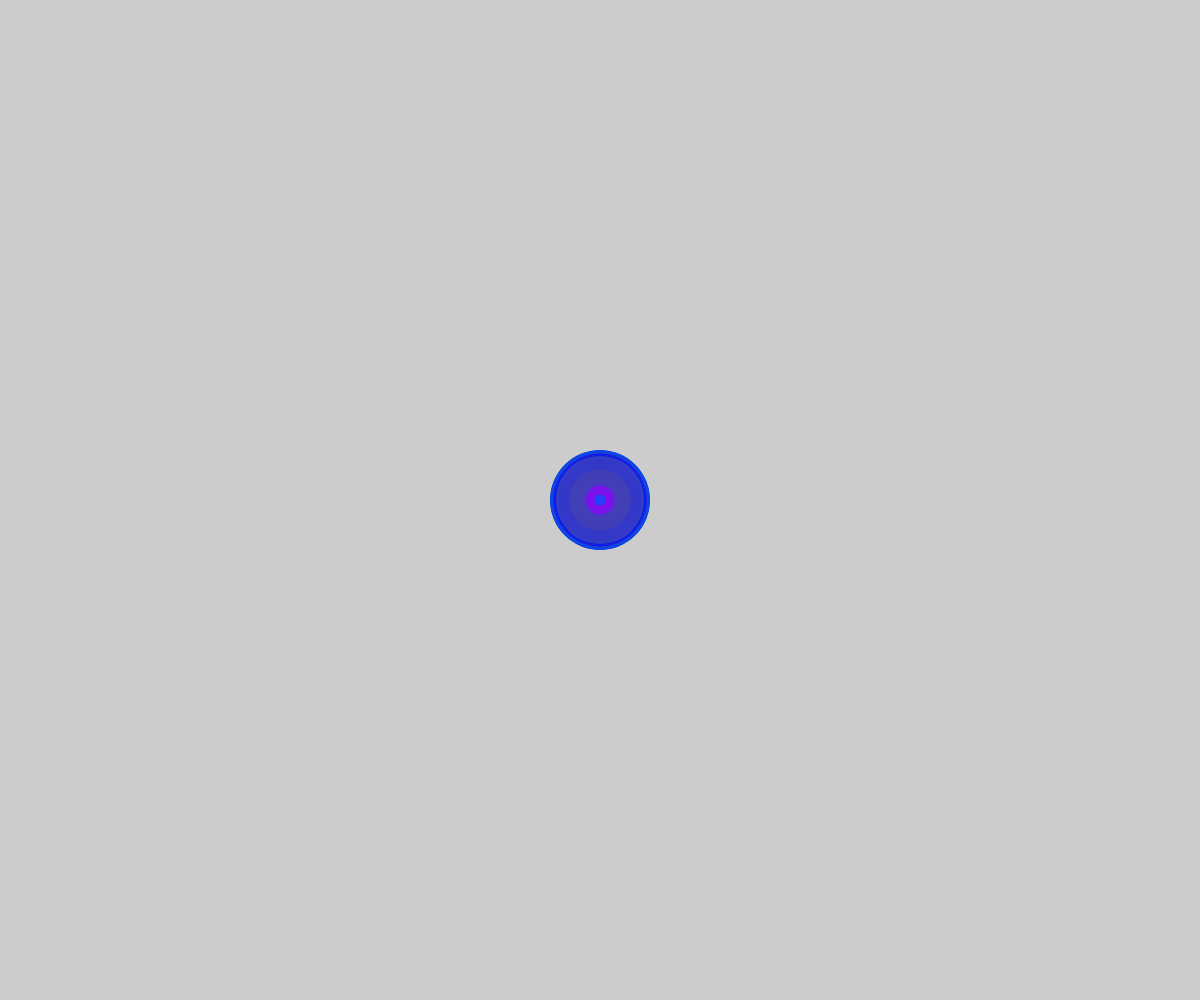
Frame 1 (no input)
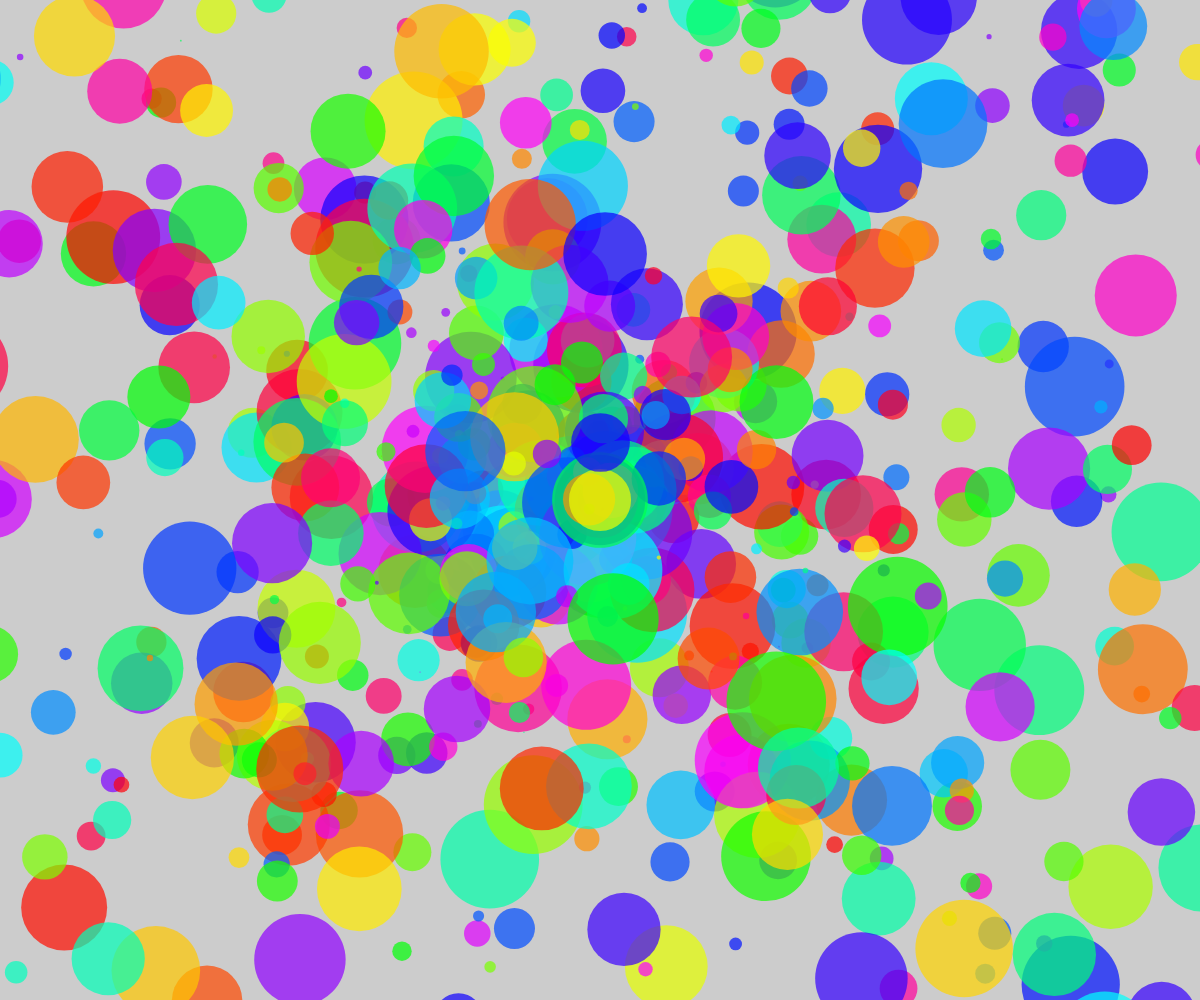
Frame 60 (no input)
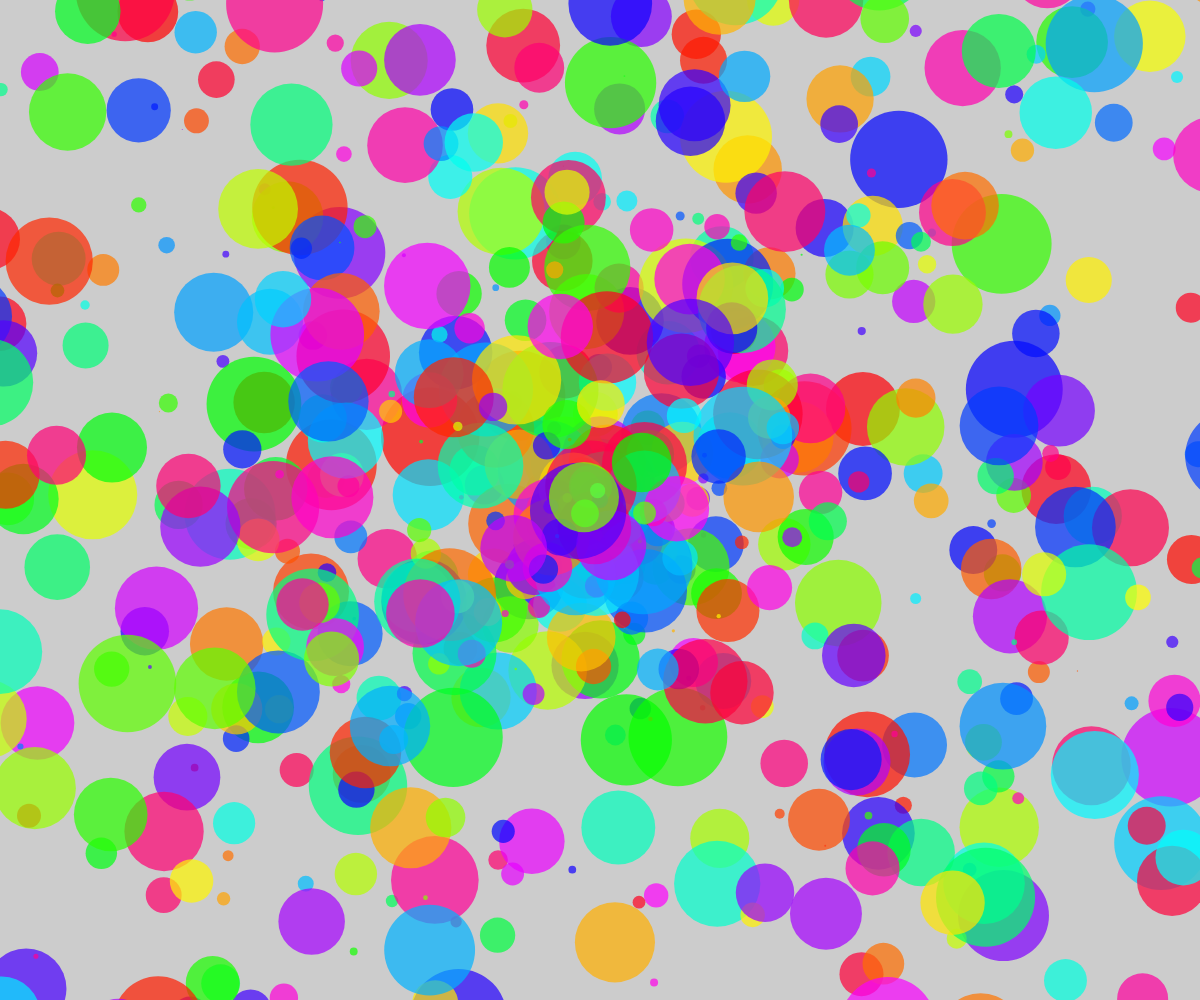
Frame 120 (the mouse pressed at the canvas centre since frame 60)

The p5.js sketch that drew these frames (run headless with seeded random() and noise() and a simulated clock; from frame 60 on, the mouse is pressed at the canvas centre):

// p5.js sketch
// ── sketch.js
let ball = [];
let ballNum;

function setup() {
	createCanvas(windowWidth, windowHeight);
	colorMode(HSB);
	noStroke();
	if (windowWidth > windowHeight) {
		ballNum = width / 2;
	} else if (windowWidth < windowHeight) {
		ballNum = height / 2;
	}
	for (let i = 0; i < ballNum; i++) {
		ball[i] = new DrawBall();
	}
}

function draw() {
	background(80);

	for (let i = 0; i < ballNum; i++) {
		ball[i].display();
		ball[i].move();
		if (ball[i].ballPosX > width + ball[i].ballSize / 2 ||
			ball[i].ballPosX < 0 - ball[i].ballSize / 2 ||
			ball[i].ballPosY > height + ball[i].ballSize / 2 ||
			ball[i].ballPosY < 0 - ball[i].ballSize / 2) {
			ball[i].ballPosX = width / 2;
			ball[i].ballPosY = height / 2;
			ball[i].ballColor = random(360);
			ball[i].ballSize = random(1, 100);
		}
	}
}

class DrawBall {
	constructor() {
		this.ballPosX = width / 2;
		this.ballPosY = height / 2;
		this.ballColor = random(360);
		this.ballVec1 = random(-1, 1);
		this.ballVec2 = random(-1, 1);
		this.ballSpeed = random(2, 20);
		this.ballSize = random(1, 100);
	}

	resetPosition() {
		translate(-width / 2, -height / 2);
	}

	display() {
		fill(this.ballColor, 100, 100, 0.7);
		circle(this.ballPosX, this.ballPosY, this.ballSize);
	}

	move() {
		this.ballPosX += this.ballVec1 * this.ballSpeed;
		this.ballPosY += this.ballVec2 * this.ballSpeed;
	}
}

function windowResized() {
	resizeCanvas(windowWidth, windowHeight);
	if (windowWidth > windowHeight) {
		ballNum = windowWidth / 2;
	} else if (windowWidth < windowHeight) {
		ballNum = windowHeight / 2;
	}
	for (let i = 0; i < ballNum; i++) {
		ball[i] = new DrawBall();
	}
}
